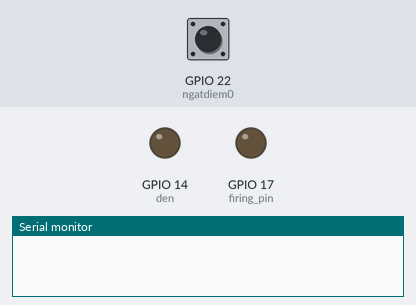
Simulated run of this sketch. Board: ESP32. Shown: output pins drawn as LEDs (lit = HIGH), the last lines printed to the serial monitor. The inputs (shaded band) are chosen by the test bench; at power-on: GPIO 22 (ngatdiem0) HIGH. Pins used as bus, display or sensor lines are not drawn.

Above: at 0.1 s.
At 10.1 s:
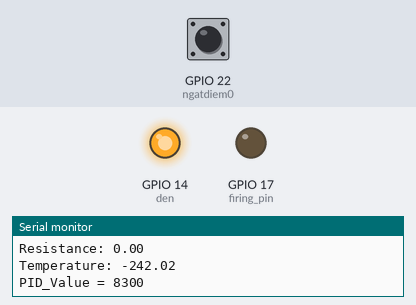
Timing chart, 0 to 11.6 s (numbered marks = the images above):
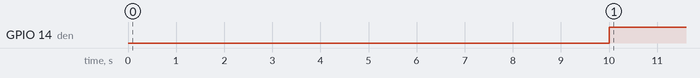

Measured:
- by itself, GPIO 14 (den): LOW → HIGH at 10.0 s

The sketch:

test_PID_Temp.ino
```cpp
//#include <Adafruit_MAX31865.h>
#include <stdlib.h>
#include <SPI.h>

#define CS_A 5

#define SDI 23
#define SDO 19
#define CLK 18

#define ngatdiem0 22
#define firing_pin 17
#define den 14
unsigned long now1;
uint32_t demngat = 0;
uint32_t max_firing_delay = 7000;
bool zero_cross_detected = 0;
bool fix = 0;
bool fix_oke=0;

//biến PID

float setpoint = 40.0f;
//PID variables
float PID_error = 0;
float previous_error = 0;
float elapsedTime, Time, timePrev;
int PID_value = 0;
//PID constants
int kp = 300;
float ki = 3;
int kd = 400;
float PID_p = 0;
float PID_i = 0;
float PID_d = 0;

//Variables for the PT100 boards
double resistance;
uint8_t reg1, reg2;  //reg1 holds MSB, reg2 holds LSB for RTD
uint16_t fullreg;    //fullreg holds the combined reg1 and reg2
double PT100_Temperature;
//Variables and parameters for the R - T conversion
double Z1, Z2, Z3, Z4, Rt;
double RTDa = 3.9083e-3;
double RTDb = -5.775e-7;
double rpoly = 0;

unsigned long lastMsg = 0;

void IRAM_ATTR ngat() {
  if (digitalRead(ngatdiem0) == 0) {
    zero_cross_detected = 1;
    demngat += 1;
    while (digitalRead(ngatdiem0) == 0);
  }
}

void setup() {
  // put your setup code here, to run once:
  Serial.begin(115200);
  SPI.begin();
  pinMode(CS_A, OUTPUT);
  pinMode(ngatdiem0, INPUT);
  pinMode(firing_pin, OUTPUT);
  pinMode(den, OUTPUT);
  attachInterrupt(ngatdiem0, ngat, FALLING);
  //digitalWrite(den, 1);
  unsigned long now1 = millis();
}

void loop() {
  // put your main code here, to run repeatedly:
  unsigned long now = millis();
  if(millis() - now1 > 10000)
  {
    digitalWrite(den, 1);
  }

  // if (zero_cross_detected == 1) {
  //   Serial.print("so lan ngat");
  //   Serial.println(demngat);
  //   zero_cross_detected = 0;
  // }

  //PID
  if (now - lastMsg > 500) {

    readRegister(CS_A);
    convertToTemperature(CS_A);
    PID_error = setpoint - PT100_Temperature;
    if (PID_error > 3.1)  //integral constant will only affect errors below 30ºC
    { PID_i = 0; }

    PID_p = kp * PID_error;            //Calculate the P value
    PID_i = PID_i + (ki * PID_error);  //Calculate the I value
    timePrev = Time;                   // the previous time is stored before the actual time read
    Time = millis();              // actual time read
    elapsedTime = (Time - timePrev) / 1000;
    PID_d = kd * ((PID_error - previous_error) / elapsedTime);  //Calculate the D value
    PID_value = PID_p + PID_i + PID_d;                          //Calculate total PID value

    //We define firing delay range between 0 and 8300. Read above why 8300!!!!!!!
    if (PID_value < 0) { PID_value = 0; }
    if (PID_value > 8300) { PID_value = 8300; }
    previous_error = PID_error;
    Serial.print("PID_Value = ");
    Serial.println(PID_value);
    lastMsg = now;
  }

// Xuất điện áp hiệu dụng cho bóng đèn gia nhiệt
  if (zero_cross_detected) {
					  delayMicroseconds(max_firing_delay - PID_value);
					  if((PT100_Temperature >= setpoint-0.2)&& fix==0)
			  					  {
			  						digitalWrite(firing_pin,0);
			  						delay(3000);
			  						fix = 1;
			  						fix_oke = 1;
			  					  }
					  if(PT100_Temperature >= setpoint && fix_oke == 1){
			  					  digitalWrite(firing_pin,0);
			  					  }else{digitalWrite(firing_pin,1);}
			  			delayMicroseconds(100);
					  digitalWrite(firing_pin,0);
					  zero_cross_detected = 0;

				  }
}

void convertToTemperature(int8_t CS) {
  Rt = resistance;
  Rt /= 32768;
  Rt *= 417;  //This is now the real resistance in Ohms
  Serial.print("Resistance: ");
  Serial.println(Rt);  //Temperature in Celsius degrees
  Z1 = -RTDa;
  Z2 = RTDa * RTDa - (4 * RTDb);
  Z3 = (4 * RTDb) / 100;
  Z4 = 2 * RTDb;

  PT100_Temperature = Z2 + (Z3 * Rt);
  PT100_Temperature = (sqrt(PT100_Temperature) + Z1) / Z4;

  if (PT100_Temperature >= 0) {
    Serial.print("MAX31865: ");
    Serial.println(PT100_Temperature);  //Temperature in Celsius degrees
    return;                             //exit
  } else {
    Rt /= 100;
    Rt *= 100;  // normalize to 100 ohm

    rpoly = Rt;

    PT100_Temperature = -242.02;
    PT100_Temperature += 2.2228 * rpoly;
    rpoly *= Rt;  // square
    PT100_Temperature += 2.5859e-3 * rpoly;
    rpoly *= Rt;  // ^3
    PT100_Temperature -= 4.8260e-6 * rpoly;
    rpoly *= Rt;  // ^4
    PT100_Temperature -= 2.8183e-8 * rpoly;
    rpoly *= Rt;  // ^5
    PT100_Temperature += 1.5243e-10 * rpoly;

    Serial.print("Temperature: ");
    Serial.println(PT100_Temperature);  //Temperature in Celsius degrees
  }
  //Note: all formulas can be found in the AN-709 application note from Analog Devices
}


void readRegister(int8_t ChipSel) {
  SPI.beginTransaction(SPISettings(500000, MSBFIRST, SPI_MODE1));
  digitalWrite(ChipSel, LOW);

  SPI.transfer(0x80);  //80h = 128 - config register
  SPI.transfer(0xB0);  // A0h = 160 - 1011 0000: set bias high, start 1-shot, 2/4-Wire
  delay(10);           // Wartezeit fuer Conversion
  //Von Schreiben in Lesen muss High-Low gesetzt werden
  digitalWrite(ChipSel, HIGH);
  digitalWrite(ChipSel, LOW);
  //

  SPI.transfer(1);            // Daten sollen ausgelesen werden
  reg1 = SPI.transfer(0xFF);  // 8 Bit vom MSB
  reg2 = SPI.transfer(0xFF);  // 8 Bit vom LSB
  digitalWrite(ChipSel, HIGH);

  fullreg = reg1;        //read MSB
  fullreg <<= 8;         //Shift to the MSB part
  fullreg |= reg2;       //read LSB and combine it with MSB
  fullreg >>= 1;         //Shift D0 out. -> eigentlich nur 15Bit und nicht 16
  resistance = fullreg;  //pass the value to the resistance variable
  //note: this is not yet the resistance of the RTD!

  digitalWrite(ChipSel, LOW);
  SPI.transfer(0x80);  //80h = 128
  //SPI.transfer(0x00); //144 = 10010000
  SPI.endTransaction();
  digitalWrite(ChipSel, HIGH);
}
```
